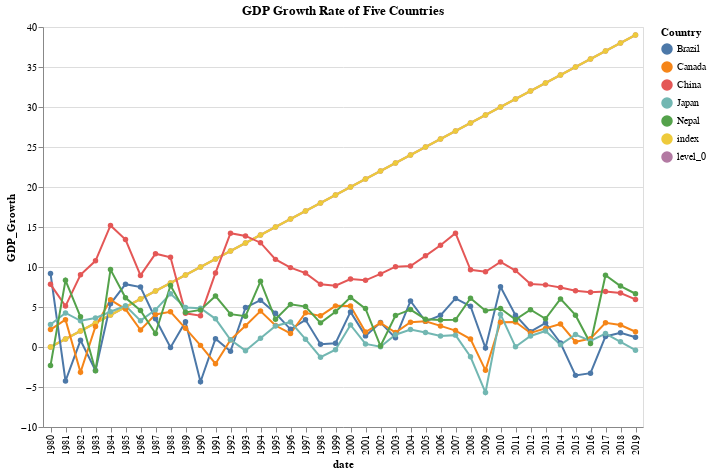

The notebook cell saved with this chart:
### Markdown cell above
Explore treads in GDP and GDP growth for each country

### Code cell
import altair as alt
# gdp_growth_df.reset_index(inplace=True)
# Reshape the DataFrame
long_df = pd.melt(gdp_growth_df, id_vars=['date'],var_name='Country', value_name='GDP_Growth')
print(long_df)
chart = alt.Chart(long_df).mark_line(point=True).encode(
    x='date:O',  # 'date:T' if the year is in datetime format
    y='GDP_Growth:Q',
    color='Country:N',
    tooltip=['Country', 'date', 'GDP_Growth']
).properties(
    title='GDP Growth Rate of Five Countries',
    width=600,
    height=400
).interactive()

chart.display()

### Figure 1 — Vega-Lite specification as saved in the notebook (floating-point values rounded to 4 significant figures; data arrays with more than 128 entries replaced by an {"elided": "..."} marker saying what was removed)
{"config": {"view": {"continuousWidth": 300, "continuousHeight": 300}}, "data": {"name": "data-9a5c7daf7450a549563ed9f9e2b9ab25"}, "mark": {"type": "line", "point": true}, "encoding": {"color": {"field": "Country", "type": "nominal"}, "tooltip": [{"field": "Country", "type": "nominal"}, {"field": "date", "type": "quantitative"}, {"field": "GDP_Growth", "type": "quantitative"}], "x": {"field": "date", "type": "ordinal"}, "y": {"field": "GDP_Growth", "type": "quantitative"}}, "height": 400, "params": [{"name": "param_7", "select": {"type": "interval", "encodings": ["x", "y"]}, "bind": "scales"}], "title": "GDP Growth Rate of Five Countries", "width": 600, "$schema": "https://vega.github.io/schema/vega-lite/v5.17.0.json", "datasets": {"data-9a5c7daf7450a549563ed9f9e2b9ab25": {"elided": "280 records"}}}
